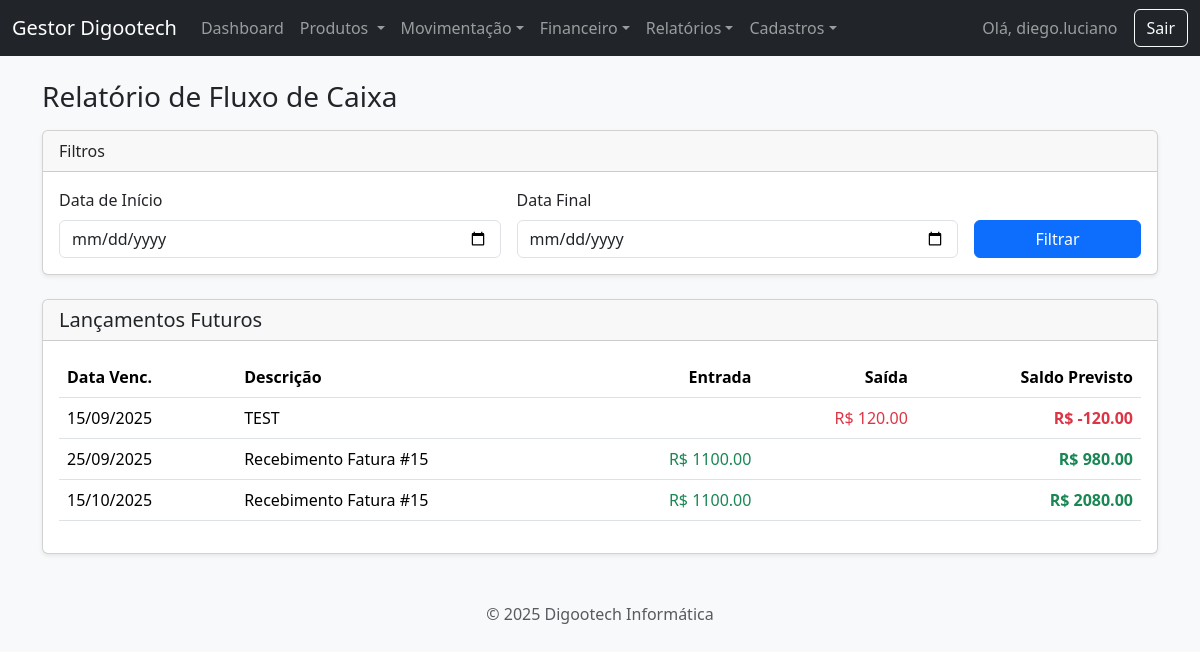
The page /relatorio/fluxo-caixa (signed in) on the database its author committed.
### app.py (models this page shows, shortened)
class User(UserMixin, db.Model):
    id = db.Column(db.Integer, primary_key=True)
    username = db.Column(db.String(80), unique=True, nullable=False)
    password_hash = db.Column(db.String(200), nullable=False)

class ContaPagar(db.Model):
    id = db.Column(db.Integer, primary_key=True)
    descricao = db.Column(db.String(200), nullable=False)
    fornecedor_id = db.Column(db.Integer, db.ForeignKey('fornecedor.id'), nullable=True)
    valor = db.Column(db.Float, nullable=False)
    data_emissao = db.Column(db.Date, nullable=False, default=datetime.date.today)
    data_vencimento = db.Column(db.Date, nullable=False)
    status = db.Column(db.String(20), default='Pendente')
    fornecedor = db.relationship('Fornecedor')

class Pagamento(db.Model):
    id = db.Column(db.Integer, primary_key=True)
    faturamento_id = db.Column(db.Integer, db.ForeignKey('faturamento.id'), nullable=False)
    tipo_pagamento = db.Column(db.String(20), nullable=False)
    valor = db.Column(db.Float, nullable=False)
    data_vencimento = db.Column(db.Date, nullable=False)
    chave_pix = db.Column(db.String(100), nullable=True)
    numero_parcelas = db.Column(db.Integer, default=1)
    status = db.Column(db.String(20), default='Pendente')

### app.py (the view)
@app.route('/relatorio/fluxo-caixa')
@login_required
def relatorio_fluxo_caixa():
    data_inicio_str, data_fim_str = request.args.get('data_inicio'), request.args.get('data_fim')
    data_inicio = datetime.datetime.strptime(data_inicio_str, '%Y-%m-%d').date() if data_inicio_str else None
    data_fim = datetime.datetime.strptime(data_fim_str, '%Y-%m-%d').date() if data_fim_str else None
    query_receber = Pagamento.query.filter(Pagamento.status == 'Pendente')
    if data_inicio: query_receber = query_receber.filter(Pagamento.data_vencimento >= data_inicio)
    if data_fim: query_receber = query_receber.filter(Pagamento.data_vencimento <= data_fim)
    contas_a_receber = query_receber.all()
    query_pagar = ContaPagar.query.filter(ContaPagar.status == 'Pendente')
    if data_inicio: query_pagar = query_pagar.filter(ContaPagar.data_vencimento >= data_inicio)
    if data_fim: query_pagar = query_pagar.filter(ContaPagar.data_vencimento <= data_fim)
    contas_a_pagar = query_pagar.all()
    lancamentos = []
    for conta in contas_a_receber:
        lancamentos.append({'data': conta.data_vencimento, 'descricao': f"Recebimento Fatura #{conta.faturamento.id}", 'entrada': conta.valor, 'saida': 0})
    for conta in contas_a_pagar:
        lancamentos.append({'data': conta.data_vencimento, 'descricao': conta.descricao, 'entrada': 0, 'saida': conta.valor})
    lancamentos.sort(key=lambda x: x['data'])
    saldo = 0
    for lancamento in lancamentos:
        saldo += lancamento['entrada'] - lancamento['saida']
        lancamento['saldo'] = saldo
    return render_template('fluxo_caixa.html', lancamentos=lancamentos, data_inicio=data_inicio_str, data_fim=data_fim_str)

### app.py (called while the page is built)
@login_manager.user_loader
def load_user(user_id):
    return db.session.get(User, int(user_id))

### templates/fluxo_caixa.html
{% extends 'base.html' %}
{% block content %}
<h1 class="h3 mb-3">Relatório de Fluxo de Caixa</h1>
<div class="card shadow-sm mb-4">
    <div class="card-header">Filtros</div>
    <div class="card-body">
        <form method="GET" action="{{ url_for('relatorio_fluxo_caixa') }}">
            <div class="row align-items-end g-3">
                <div class="col-md-5">
                    <label for="data_inicio" class="form-label">Data de Início</label>
                    <input type="date" class="form-control" id="data_inicio" name="data_inicio" value="{{ data_inicio or '' }}">
                </div>
                <div class="col-md-5">
                    <label for="data_fim" class="form-label">Data Final</label>
                    <input type="date" class="form-control" id="data_fim" name="data_fim" value="{{ data_fim or '' }}">
                </div>
                <div class="col-md-2">
                    <button type="submit" class="btn btn-primary w-100">Filtrar</button>
                </div>
            </div>
        </form>
    </div>
</div>
<div class="card shadow-sm">
    <div class="card-header">
        <h2 class="h5 mb-0">Lançamentos Futuros</h2>
    </div>
    <div class="card-body">
        <table class="table table-hover">
            <thead>
                <tr>
                    <th scope="col">Data Venc.</th>
                    <th scope="col">Descrição</th>
                    <th scope="col" class="text-end">Entrada</th>
                    <th scope="col" class="text-end">Saída</th>
                    <th scope="col" class="text-end">Saldo Previsto</th>
                </tr>
            </thead>
            <tbody>
                {% for lancamento in lancamentos %}
                <tr>
                    <td>{{ lancamento.data.strftime('%d/%m/%Y') }}</td>
                    <td>{{ lancamento.descricao }}</td>
                    <td class="text-end text-success">
                        {% if lancamento.entrada > 0 %}
                            R$ {{ "%.2f"|format(lancamento.entrada) }}
                        {% endif %}
                    </td>
                    <td class="text-end text-danger">
                        {% if lancamento.saida > 0 %}
                            R$ {{ "%.2f"|format(lancamento.saida) }}
                        {% endif %}
                    </td>
                    <td class="text-end fw-bold {{ 'text-success' if lancamento.saldo >= 0 else 'text-danger' }}">
                        R$ {{ "%.2f"|format(lancamento.saldo) }}
                    </td>
                </tr>
                {% else %}
                <tr>
                    <td colspan="5" class="text-center">Nenhum lançamento pendente encontrado para o período selecionado.</td>
                </tr>
                {% endfor %}
            </tbody>
        </table>
    </div>
</div>
{% endblock %}

### templates/base.html (shortened to what this page needs)
<!DOCTYPE html>
<html lang="pt-br">
<head>
    <link href="{{ url_for('static', filename='css/bootstrap.min.css') }}" rel="stylesheet">
    <link href="https://cdn.jsdelivr.net/npm/select2@4.1.0-rc.0/dist/css/select2.min.css" rel="stylesheet" />
    <link rel="stylesheet" href="https://cdn.jsdelivr.net/npm/select2-bootstrap-5-theme@1.3.0/dist/select2-bootstrap-5-theme.min.css" />
    <link rel="stylesheet" href="{{ url_for('static', filename='style.css') }}">
</head>
<body class="bg-light {{ body_class or '' }}">
    <nav class="navbar navbar-expand-lg navbar-dark bg-dark">
        <div class="container-fluid">
            <a class="navbar-brand" href="{{ url_for('dashboard') }}">Gestor Digootech</a>
            {% if current_user.is_authenticated %}
            <div class="collapse navbar-collapse" id="navbarNav">
                <ul class="navbar-nav me-auto mb-2 mb-lg-0">
                    <li class="nav-item"><a class="nav-link" href="{{ url_for('dashboard') }}">Dashboard</a></li>
                    <li class="nav-item dropdown">
                        <a class="nav-link dropdown-toggle" href="#" role="button" data-bs-toggle="dropdown" aria-expanded="false">
                            Produtos
                        </a>
                    </li>
                    <li class="nav-item dropdown">
                        <a class="nav-link dropdown-toggle" href="#" role="button" data-bs-toggle="dropdown">Movimentação</a>
                    </li>
                     <li class="nav-item dropdown">
                        <a class="nav-link dropdown-toggle" href="#" role="button" data-bs-toggle="dropdown">Financeiro</a>
                    </li>
                    <li class="nav-item dropdown">
                        <a class="nav-link dropdown-toggle" href="#" role="button" data-bs-toggle="dropdown">Relatórios</a>
                    </li>
                    <li class="nav-item dropdown">
                        <a class="nav-link dropdown-toggle" href="#" role="button" data-bs-toggle="dropdown">Cadastros</a>
                    </li>
                </ul>
                <span class="navbar-text me-3">Olá, {{ current_user.username }}</span>
                <a href="{{ url_for('logout') }}" class="btn btn-outline-light">Sair</a>
            </div>
            {% endif %}
        </div>
    </nav>
    <main class="container mt-4">
        {% block content %}{% endblock %}
    </main>
    <footer class="text-center text-muted mt-5 mb-3">
    <p>&copy; 2025 Digootech Informática</p>
    </footer>
</body>
</html>

### rows shown on the page
User: username "diego.luciano"
ContaPagar: data "15/09/2025", descricao "TEST", saida "120.00", saldo "-120.00"
Pagamento: data "25/09/2025", descricao "Recebimento Fatura #15", entrada "1100.00", saldo "980.00"
Pagamento: data "15/10/2025", descricao "Recebimento Fatura #15", entrada "1100.00", saldo "2080.00"
